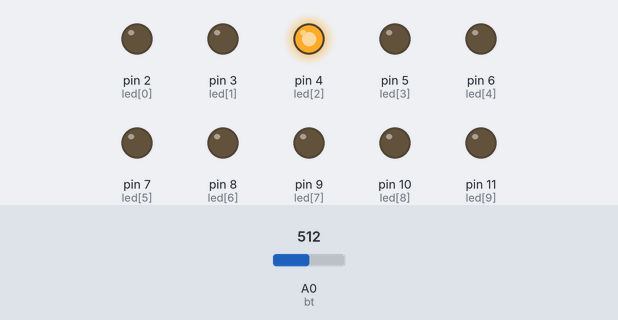
The sketch below on a simulated Arduino Uno, built with avr-gcc and run on an emulated ATmega328P. Shown: output pins drawn as LEDs (lit = HIGH). Dashed ring = blinking. The inputs (shaded band) are chosen by the test bench; at power-on: A0 (bt) = 512.

Above: at 1.3 s.
1.4 s: A0 (bt) set to 485
At 4.2 s:
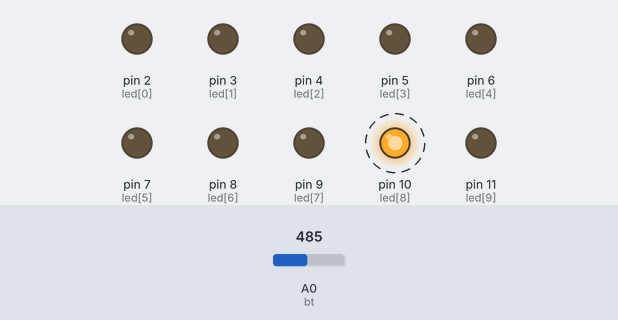
4.5 s: A0 (bt) set to 453
7.6 s: A0 (bt) set to 434
10.7 s: A0 (bt) set to 0
At 11.9 s:
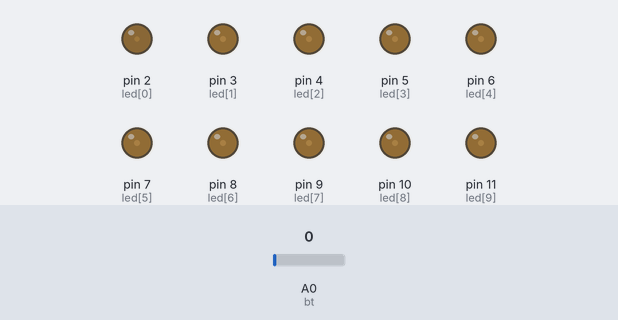
12.6 s: A0 (bt) set to 122
At 13.63 s:
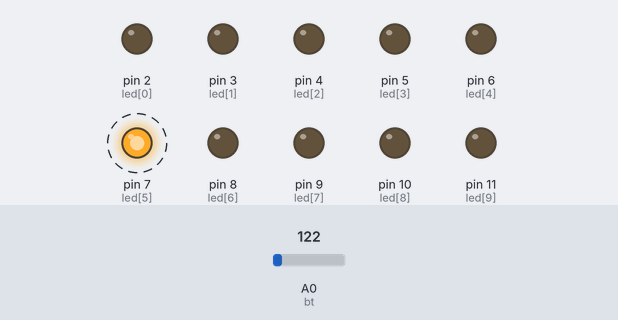
15.7 s: A0 (bt) set to 306
At 16.54 s:
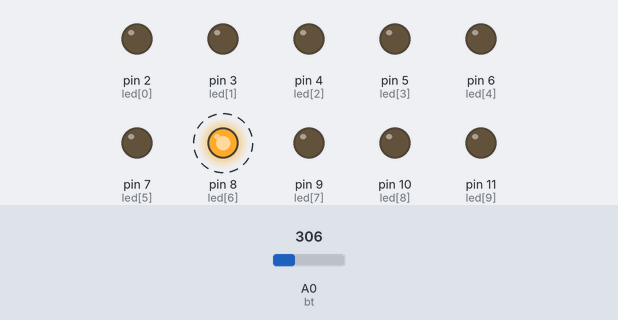
Timing chart, 0 to 19.8 s (numbered marks = the images above; inputs shaded):
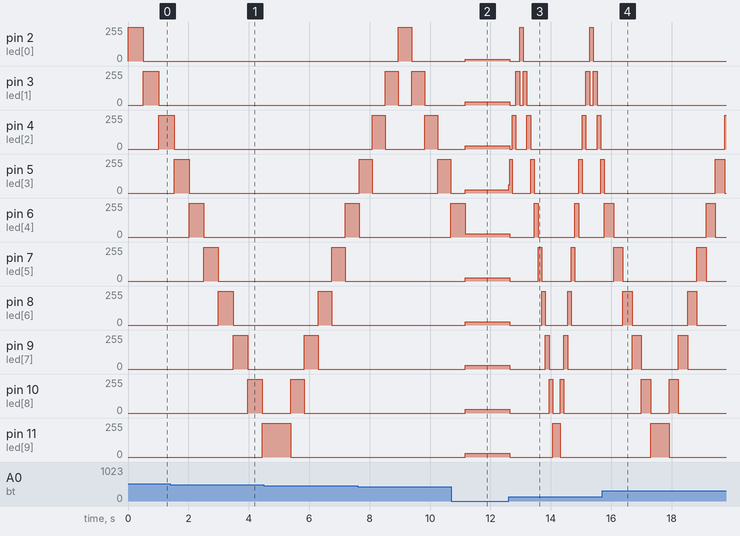

Measured:
- the behaviour switches between 494 and 493 on A0 (bt) (found by bisection; images 0 and 1)
- after the input at 1.4 s, pin 10 (led[8]): 0/255 → 255/255 after 2.6 s instead of 2.7 s; pin 11 (led[9]): 0/255 → 255/255 after 3.0 s
- after the input at 10.7 s, pin 2 (led[0]): 0/255 → 13/255 after 0.47 s; pin 3 (led[1]), pin 4 (led[2]), pin 5 (led[3]): 0/255 → 26/255 after 0.47 s; pin 6 (led[4]): 255/255 → 26/255 after 0.47 s; pin 10 (led[8]), pin 11 (led[9]): 0/255 → 27/255 after 0.47 s
- after the input at 12.6 s, pin 2 (led[0]): goes 0/255 0.32 s, 255/255 0.12 s, 0/255 2.2 s, 255/255 0.12 s, then 0/255, starting after 0.05 s; pin 3 (led[1]): 26/255 → 0/255 after 0.05 s, → 255/255 0.20 s later, → 0/255 0.12 s later, → 255/255 0.12 s later, … (9 changes in this stretch)
- after the input at 15.7 s, pin 2 (led[0]): stays 0/255 (without the input it goes to 255/255 after 1.9 s); pin 3 (led[1]): stops changing and stays 0/255; pin 7 (led[5]): alternates 255/255 for 0.31 s and 0/255 for 2.4 s, starting after 0.38 s
- by itself, pin 3 (led[1]): alternates 255/255 for 0.43 s and 0/255 for 0.43 s
- by itself, pin 4 (led[2]): alternates 255/255 for 0.43 s and 0/255 for 1.3 s
- by itself, pin 5 (led[3]): alternates 255/255 for 0.43 s and 0/255 for 2.2 s

The sketch:

led_chiet_ap_dieu_kien_nhanh_cham.ino
```cpp
 /*
 * led 2 -> 11
 * Biến trở chân giữa nối A0, 2 chân ngoài nối GND và 5V.
 */
int bt = A0;
int led[] = { 2, 3, 4, 5, 6, 7, 8, 9, 10, 11};
int n = sizeof(led) / sizeof(led[0]);
void setup() {
  // put your setup code here, to run once:
  for (int i = 0; i < n; i++) {
    pinMode(led[i], OUTPUT);
    digitalWrite(led[i], 0);
  }
}
void loop() {
  for (int i = 0; i < n; i++) {
    digitalWrite(led[i], 1);
    delay(analogRead(bt));
    digitalWrite(led[i], 0);
  }
  for (int i = n - 1; i > 0; i--) {
    digitalWrite(led[i], 1);
    delay(analogRead(bt));
    digitalWrite(led[i], 0);
  }
}
```
